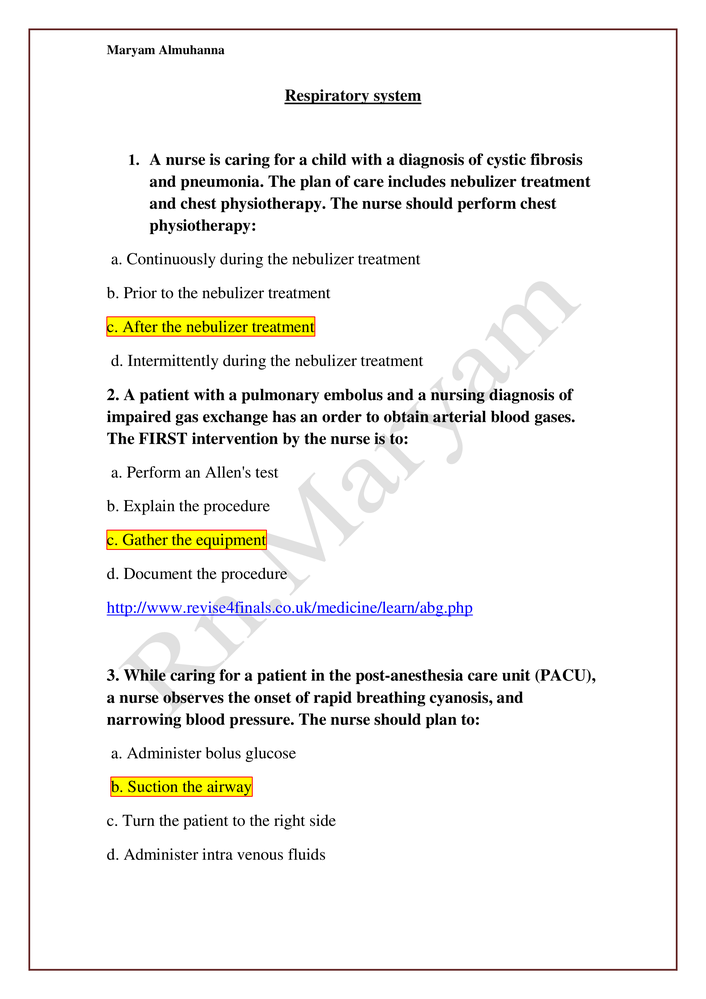
#> input picture highlight_detection.png, 706 x 999 px, shrunk from 2481 x 3508 before the run
$ python -i highlight_detector.py   (imports and definitions only)
#> lines starting #> are read from the running program, lines starting #| are printed output that depends on the picture; after the words box and inside, x2 and y2 are one past the last pixel; in counts of white or black regions, pixels touching at a corner belong together
import cv2
import numpy as np


class HighlightDetector:

    def __init__(self, image_path):
#> called with image_path = '../highlight_detection.png'
        self.image = cv2.imread(image_path)
#> self.image is the input picture: shape (999, 706, 3); mean B, G, R 240.9, 243.2, 244.1

    def detect(self):

        hsv = cv2.cvtColor(self.image, cv2.COLOR_BGR2HSV)
#> hsv: shape (999, 706, 3); mean H, S, V 1.3, 5.4, 244.7

        lower = np.array([20,80,80])
        upper = np.array([40,255,255])

        mask = cv2.inRange(hsv, lower, upper)
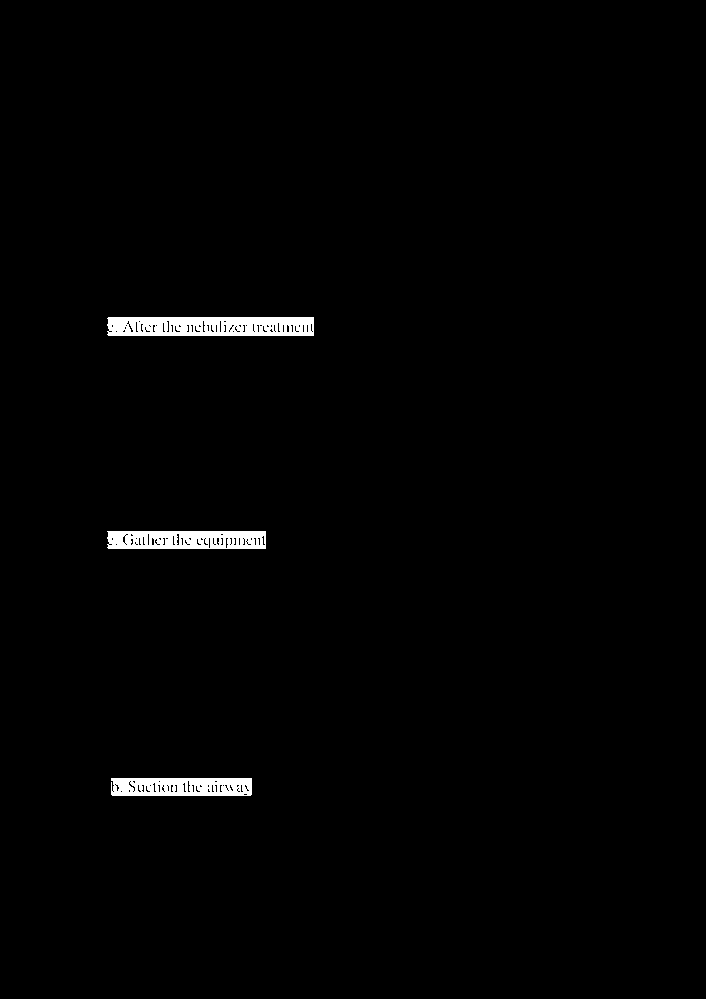
#> mask: shape (999, 706); 1.2% white; 3 white regions

        contours,_ = cv2.findContours(
            mask,
            cv2.RETR_EXTERNAL,
            cv2.CHAIN_APPROX_SIMPLE
        )
#> contours = 3 contours; box (x1, y1, x2, y2) and area: (107, 317, 314, 336) 3692, (107, 531, 266, 549) 2671, (111, 778, 252, 796) 2358

        highlights = []

        for c in contours:

            x,y,w,h = cv2.boundingRect(c)

            if w*h < 500:
                continue

            highlights.append({
                "x":x,
                "y":y,
                "w":w,
                "h":h
            })
#> this loop made 3 passes
#> (x, y, w, h) on passes 1 to 3: (111, 778, 141, 18), (107, 531, 159, 18), (107, 317, 207, 19)
#> after the loop, highlights = 3 items

        return highlights

>>> result = HighlightDetector('../highlight_detection.png').detect()
#> result = 3 items
